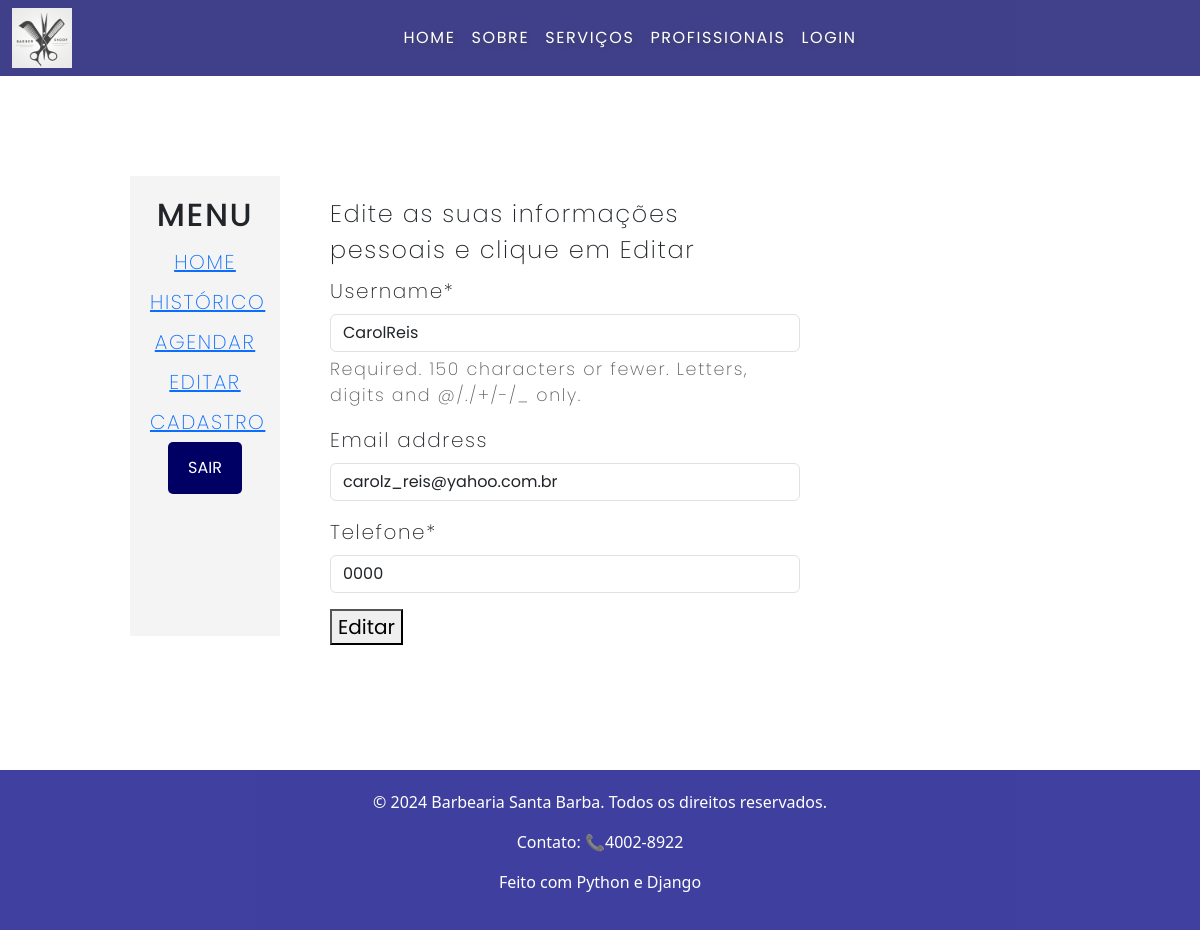
/area_cliente/editar_cadastro/2 (signed in), run on the app's committed database.
### app_barbearia/models.py (models this page shows)
class Usuario(AbstractUser):
    data_nascimento = models.DateField(blank=True, null=True)
    telefone = models.CharField(max_length=15, default='0000')

### app_barbearia/views.py (the view, shortened to what this page needs)
# urls.py: path('area_cliente/editar_cadastro/<int:pk>', EditarConta.as_view(), name='edit_conta'),
class EditarConta(LoginRequiredMixin, UpdateView):
    template_name = 'edit_cadastro.html'
    model = Usuario
    fields = ['username', 'email', 'telefone']

### app_barbearia/templates/edit_cadastro.html (shortened to what this page needs)
{% extends 'area_cliente_base.html' %}
{% load crispy_forms_tags %}
{% block area_cliente %}
    <div class="content">
        <fieldset>
            <legend>Edite as suas informações pessoais e clique em Editar</legend>
            <br>
            <form method="post">
                {{ form|crispy }}
                <button type="submit">Editar</button>
            </form>
        </fieldset>
    </div>
{% endblock %}

### static/css/area_cliente.css (style rules this page uses)
.content { flex-grow: 1; padding: 10px; text-align: left; margin-left: 15px; }

### data on the page
Usuario: username "CarolReis", email "carolz_reis@yahoo.com.br", telefone "0000"
